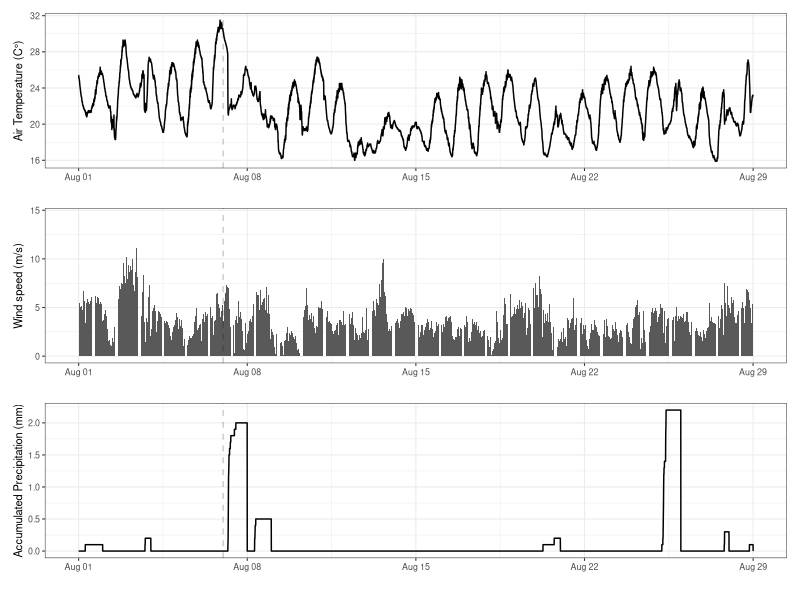

R code for this plot:
#Load in packages
library(tidyverse) 
library(lubridate)
library(patchwork)


weather<- read_csv("data/weather/aos_weather.csv")


air_temp<-ggplot(dplyr::filter(weather, month(datetime) == 8))+
  geom_line(aes(x = datetime, y = air_temp))+
  geom_vline(xintercept = as.POSIXct("2022-08-07 00:00:00"), linetype = "dashed", alpha = 0.2)+
  ylab("Air Temperature (C°)")+
  xlab("")+
  theme_bw(base_size = 8)
wind<-ggplot(dplyr::filter(weather, month(datetime) == 8))+
  geom_col(aes(x = datetime, y = wind_speed))+
  geom_vline(xintercept = as.POSIXct("2022-08-07 00:00:00"), linetype = "dashed", alpha = 0.2)+
  ylab("Wind speed (m/s)")+
  xlab("")+
  theme_bw(base_size = 8)
precip<-ggplot(dplyr::filter(weather, month(datetime) == 8))+
  geom_line(aes(x = datetime, y = accum_precip))+
  geom_vline(xintercept = as.POSIXct("2022-08-07 00:00:00"), linetype = "dashed", alpha = 0.2)+
  ylab("Accumulated Precipitation (mm)")+
  xlab("")+
  theme_bw(base_size = 8)

air_temp/wind/precip


